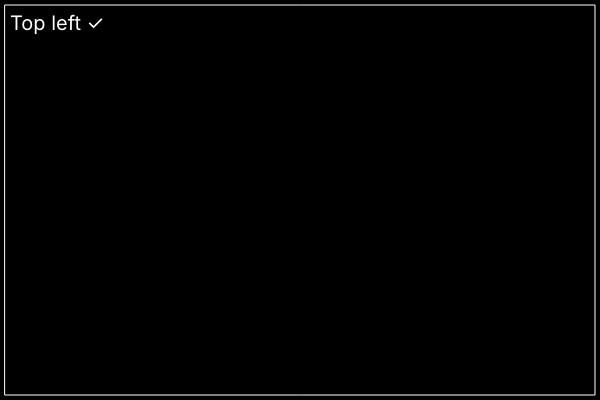
Frame 1 (no input)
Frame 60 (no input): identical to frame 1, image omitted
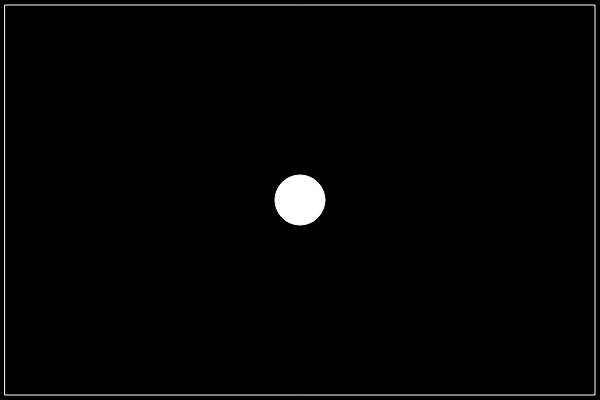
Frame 120 (the mouse pressed at the canvas centre since frame 60)

The p5.js sketch that drew these frames (run headless with seeded random() and noise() and a simulated clock; from frame 60 on, the mouse is pressed at the canvas centre):

// p5.js sketch
// ── sketch.js
function setup() {
  createCanvas(600, 400);
}

function draw() {
  background(0);

  // Set the fill color based on the mouse state
  if (mouseIsPressed) {
    fill(255);
  } else {
    noFill();
  }

  circle(mouseX, mouseY, 50, 50);

  noFill();
  stroke(255); // Set the stroke color to white
  rectMode(CENTER);
  rect(300, 200, width - 10, height - 10); // Draw a rectangle around the canvas

  if (dist(mouseX, mouseY, width, 0) < 50) {
    fill(255);
    noStroke();
    textFont("Inter");
    textSize(20);
    text("Top right ✓", 480, 30);
  }
  if (dist(mouseX, mouseY, 0, height) < 50) {
    fill(255);
    noStroke();
    textFont("Inter");
    textSize(20);
    text("Bottom left ✓", 10, 380);
  }
  if (dist(mouseX, mouseY, width, height) < 50) {
    fill(255);
    noStroke();
    textFont("Inter");
    textSize(20);
    text("Bottom right ✓", 450, 380);
  }
  if (dist(mouseX, mouseY, 0, 0) < 50) {
    fill(255);
    noStroke();
    textFont("Inter");
    textSize(20);
    text("Top left ✓", 10, 30);
  }

}
  


  
